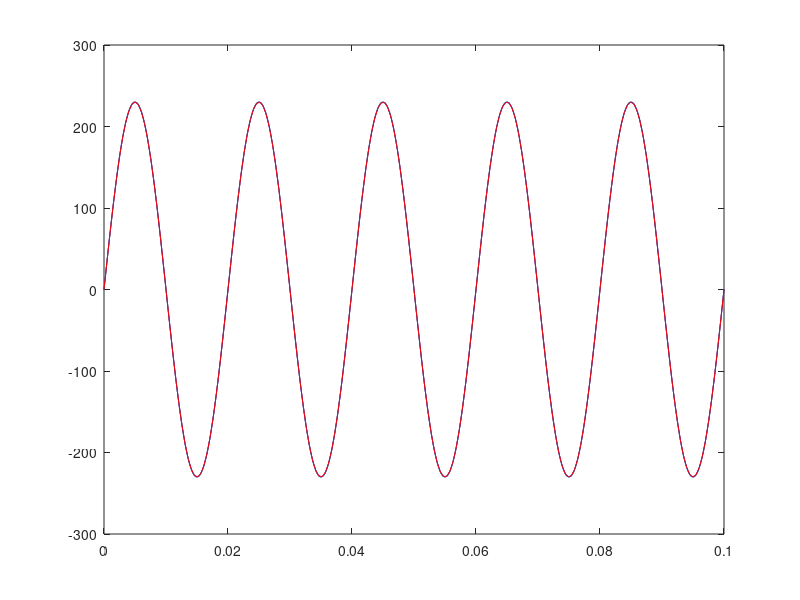
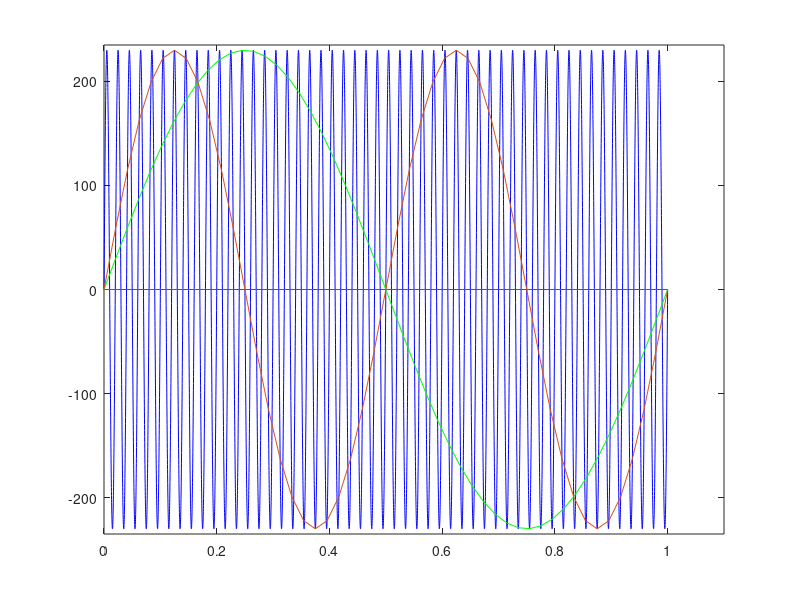
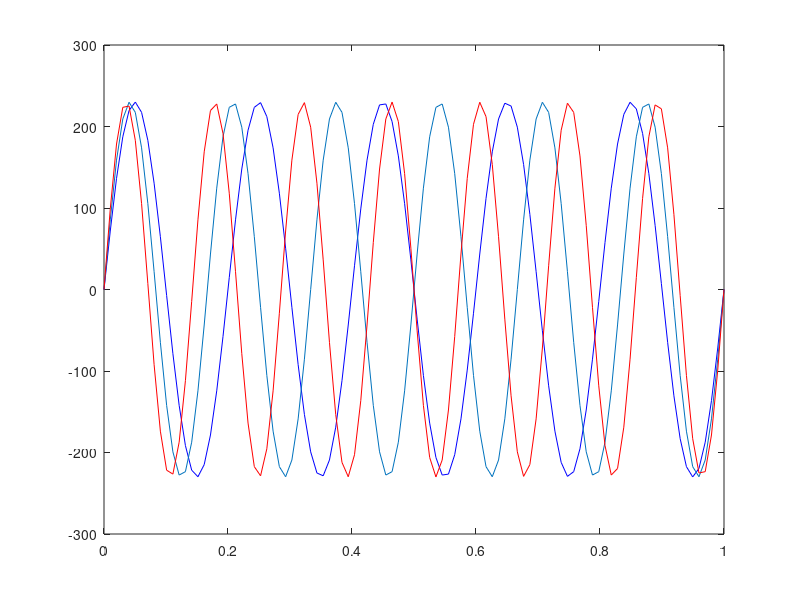
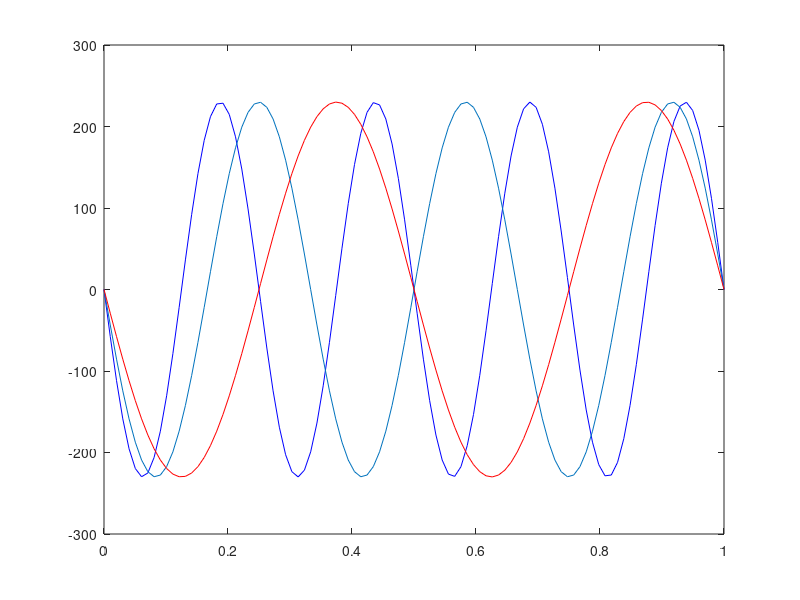

Source code (MATLAB) for these figures, in order:
close all
clc


%A

A = 230;
f = 50;
w = 2*pi*f;
tA = [10000,500,200]; % częstotliwość próbkowania
colorsA = ["b-","r-o","k-x"];

for i = 1:3
    figure(1)
    TA = linspace(0,0.1,tA(i));
    y = A*sin(w*TA);
    plot(TA,y,colorsA(i));
    hold on;
end

%B

tB = [10000, 51, 50, 49];
colorsB = ["b-","g-o","r-o","k-o"];
for i = 1:4
    figure(2)
    TB = linspace(0,1,tB(i));
    y = A*sin(w*TB);
    plot(TB,y,colorsB(i));
    hold on;
    axis([0 1.1 -235 235]);
end

%C

A = 230;
f = 100;
TC = linspace(0,1,f);
fC = 0;

while fC<=300
    figure(3);
    wC = 2*pi*fC;
    y = A*sin(wC*TC);
    plot(TC,y)
    fC = fC+5;
    pause;
end


pickf = [5,105,205];
pickf_1 = [95,195,295];
pickf_2 = [0,95,105];
colorsC = ["b-","r-o","k-x"];
for i=1:3
    figure(3);
    wC = 2*pi*pickf(i);
    y = A*sin(wC*TC);
    plot(TC,y,colorsC(i));
    hold on;

    figure(4);
    wC = 2*pi*pickf_1(i);
    y = A*sin(wC*TC);
    plot(TC,y,colorsC(i));
    hold on;

    figure(5);
    wC = 2*pi*pickf_2(i);
    y = A*sin(wC*TC);
    plot(TC,y,colorsC(i));
    hold on;
end

